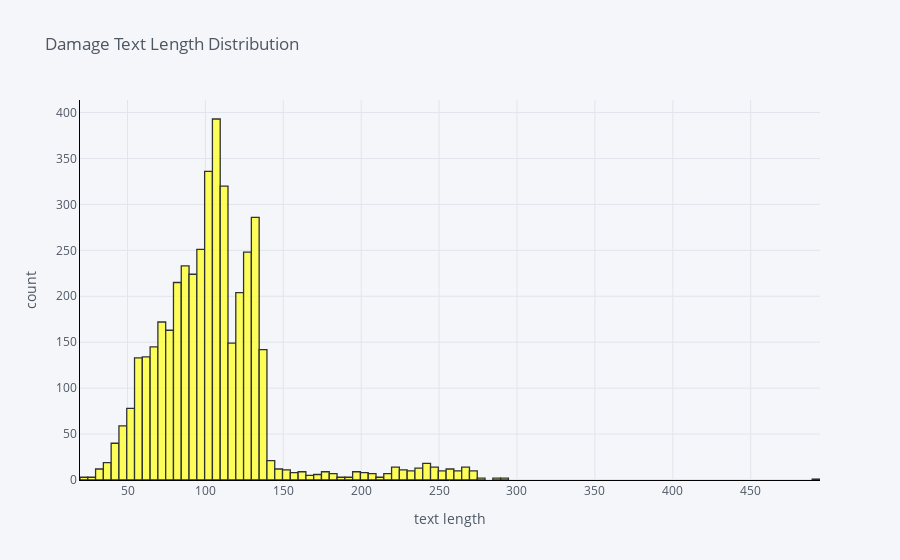

Notebook code cell kept with this figure:
### Code cell
damage['text_len'].iplot(
    kind='hist',
    bins=100,
    xTitle='text length',
    linecolor='black',
    color='yellow',
    yTitle='count',
    title='Damage Text Length Distribution')

### Figure 1 — Plotly figure (JSON) as saved in the notebook; plotly's stock layout.template omitted (floating-point values rounded to 4 significant figures; data arrays with more than 128 entries replaced by an {"elided": "..."} marker saying what was removed)
{"data": [{"histfunc": "count", "histnorm": "", "marker": {"color": "rgba(255, 255, 51, 1.0)", "line": {"color": "#000000", "width": 1.3}}, "name": "text_len", "nbinsx": 100, "opacity": 0.8, "orientation": "v", "type": "histogram", "x": {"elided": "4233 int values"}}], "layout": {"barmode": "overlay", "legend": {"bgcolor": "#F5F6F9", "font": {"color": "#4D5663"}}, "paper_bgcolor": "#F5F6F9", "plot_bgcolor": "#F5F6F9", "title": {"font": {"color": "#4D5663"}, "text": "Damage Text Length Distribution"}, "xaxis": {"gridcolor": "#E1E5ED", "linecolor": "black", "showgrid": true, "tickfont": {"color": "#4D5663"}, "title": {"font": {"color": "#4D5663"}, "text": "text length"}, "zerolinecolor": "#E1E5ED"}, "yaxis": {"gridcolor": "#E1E5ED", "linecolor": "black", "showgrid": true, "tickfont": {"color": "#4D5663"}, "title": {"font": {"color": "#4D5663"}, "text": "count"}, "zerolinecolor": "#E1E5ED"}}}
